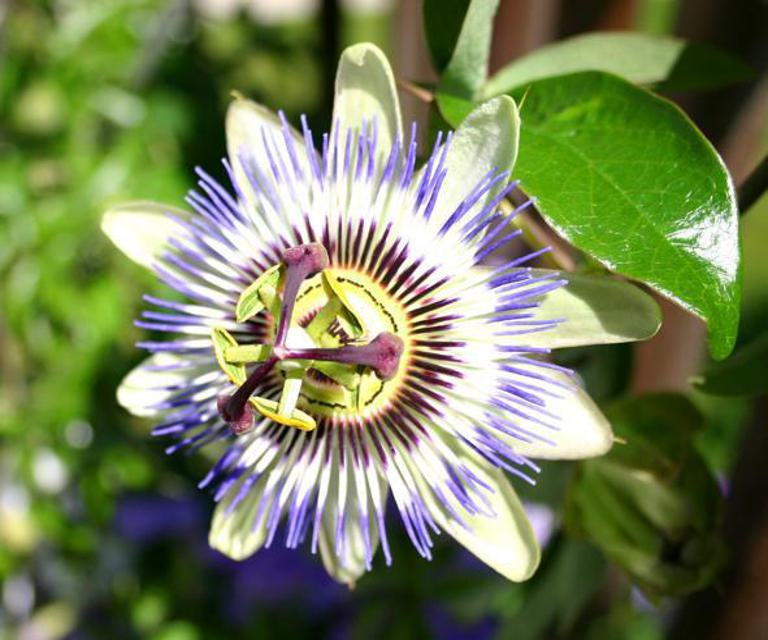
#> input picture input4/0.jpg, 768 x 640 px; its folder holds 4 pictures in this run
$ python main_crosscheck3_2.py
#> lines starting #> are read from the running program, lines starting #| are printed output that depends on the picture
### utils.py
import cv2
import numpy as np
import random
import matplotlib.pyplot as plt

class WMKey:
    def __init__(self, src_img, _S = None):
        if _S is None:
            self.S = self._genS(src_img)
        else:
            self.S = _S
        self.src_shape = src_img.shape
        self.wm_keypoints = None # this is extracted later by getSIFT from wm_img
        self.wm_descriptors = None # this is extracted later by getSIFT from wm_img

    def getSIFT(self, wm_img):
        gray_wm_img = cv2.cvtColor(wm_img, cv2.COLOR_BGR2GRAY)  # convert rbg img to gray img for SIFT detection
        sift = cv2.SIFT_create()  # create SIFT detector
        self.wm_keypoints, self.wm_descriptors = sift.detectAndCompute(gray_wm_img, None)

    def _genPNSeq(self, _N):
        rand_idxes = list(range(_N))
        random.shuffle(rand_idxes)
        rand_bin_seq = np.ones(_N)
        half = int(_N / 2)
        rand_bin_seq[rand_idxes[0:half]] = -1
        mean_seq = np.mean(1.0 * rand_bin_seq)
        print(f'Mean of pn_seq: {mean_seq}, total entries in pn_seq: {rand_bin_seq.shape}', end='\n')

        return rand_bin_seq

    def _genPNMat(self, height, width):
        pn_seq = self._genPNSeq(height * width)
        pn_mat = pn_seq.reshape(height, width)

        mean_mat = np.mean(pn_mat)
        print(f'Mean of pn_mat: {mean_mat}, shape of pn_mat: {pn_mat.shape}', end='\n')

        return pn_mat

    def _genS(self, src_img):
        height, width, channel = src_img.shape
        list_mat = []
        for i in range(channel):
            pn_mat = self._genPNMat(height, width)
            list_mat.append(pn_mat)

        S = np.stack(list_mat, axis=-1)
        return S

    def innerProduct(self, another_key):
        return np.sum(self.S*another_key.S)

    # [12 lines left out: function visualize_S, not called in this run]

class WaterMarker:
    @staticmethod
    def embedWM(src_img, wm_key, eps):
        print(f'Watermarking image', end=' ... ')
        wm_img = src_img + eps * wm_key.S
        wm_img = np.clip(wm_img, 0, 255).astype(np.uint8)
        print('Done!')

        print(f'Getting SIFT from wm_img', end=' ... ')
        wm_key.getSIFT(wm_img)
        print('Done!')
        return wm_img

    # [170 lines left out: functions computeSIFT, findOffset, getOffSet, genCandidateOffsets, computeWMStrength, estimateTau and 3 more, not called in this run]

class Attacker:
    # [19 lines left out: functions cropImage, scaleImage, not called in this run]


class Toolbox:
    # [25 lines left out: function computePSNR, not called in this run]

### main_crosscheck3_2.py
from utils import *
import cv2
from PIL import Image
import os

n_images = 100 # number of input1 images

results_matrix_none = [[0] * n_images for _ in range(n_images)]
fp_none = 0
results_matrix_crop = [[0] * n_images for _ in range(n_images)]
fp_crop = 0
offset1 = (300, 0, 350, 350)


wm_imgs = [] # to store watermarked images
wm_keys = [] # to store keys
S_arrays = []
for ith_input in range(n_images):
    src_img = cv2.imread(f'input4/{ith_input}.jpg') # read each input image
#> src_img is the input picture: shape (640, 768, 3); mean B, G, R 88.1, 127.4, 116.3
    key_base = WMKey(src_img)  # Generate base key
#> in __init__, `self.S = self._genS(src_img)`:
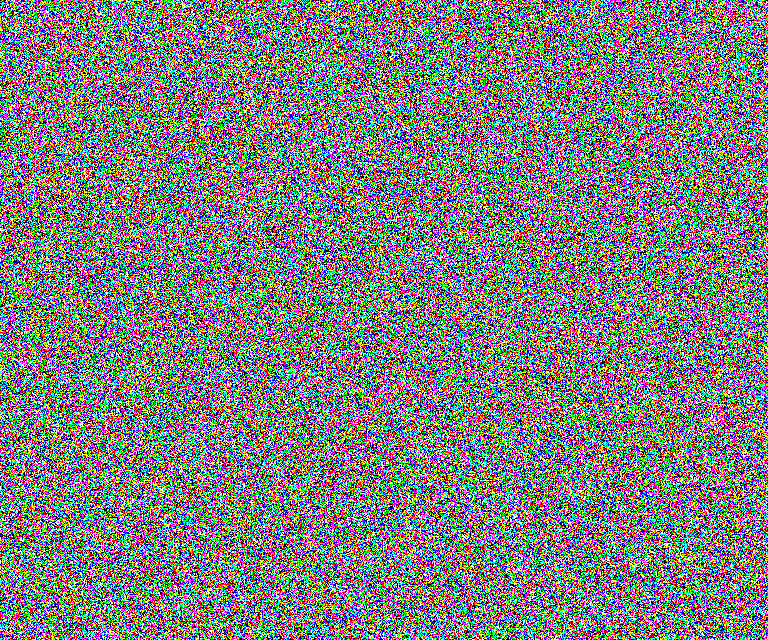
#> self.S: shape (640, 768, 3) float64; mean B, G, R 0, 0, 0; drawn with min black and max white
    wm_img = WaterMarker.embedWM(src_img, key_base, eps=3)  # watermark key_base to each images
#> in getSIFT, `gray_wm_img = cv2.cvtColor(wm_img, cv2.COLOR_BGR2GRAY)`:
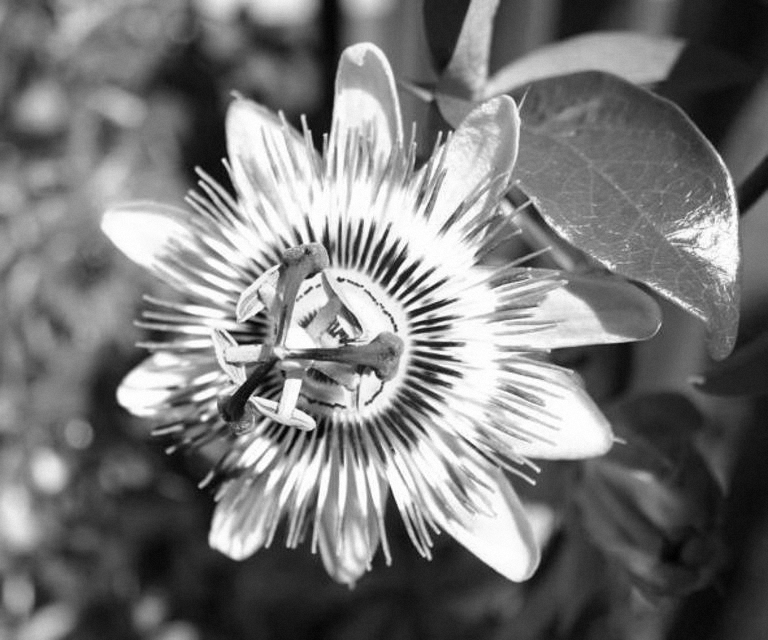
#> gray_wm_img: shape (640, 768); min 0, max 255, mean 119.5
#> in getSIFT, `self.wm_keypoints, self.wm_descriptors = sift.detectAndCompute(gray_wm..`: self.wm_keypoints = 2039 keypoints; strongest (x, y, size): (142, 394, 31.3), (224, 160, 3.2), (340, 280, 3.8), (233, 536, 33.1)
    wm_imgs.append(wm_img)

    key = WMKey(src_img)   # Generate another key
#> in __init__ (call 2), `self.S = self._genS(src_img)`:
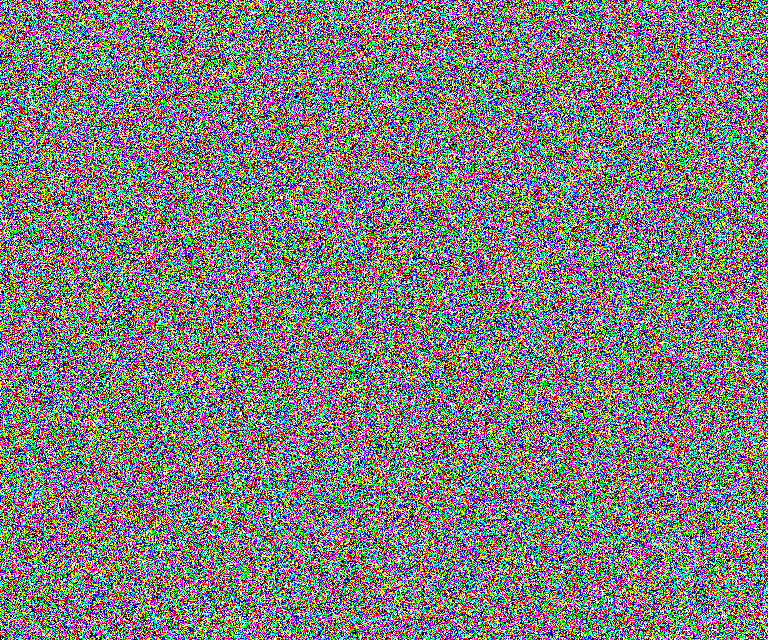
#> self.S: shape (640, 768, 3) float64; mean B, G, R 0, 0, 0; drawn with min black and max white
    key.wm_keypoints = key_base.wm_keypoints
    key.wm_descriptors = key_base.wm_descriptors
    wm_keys.append(key)  # Add it to the list
    S_arrays.append(key.S)
#> pass 2 of the loop `for ith_input in range(n_images):`:
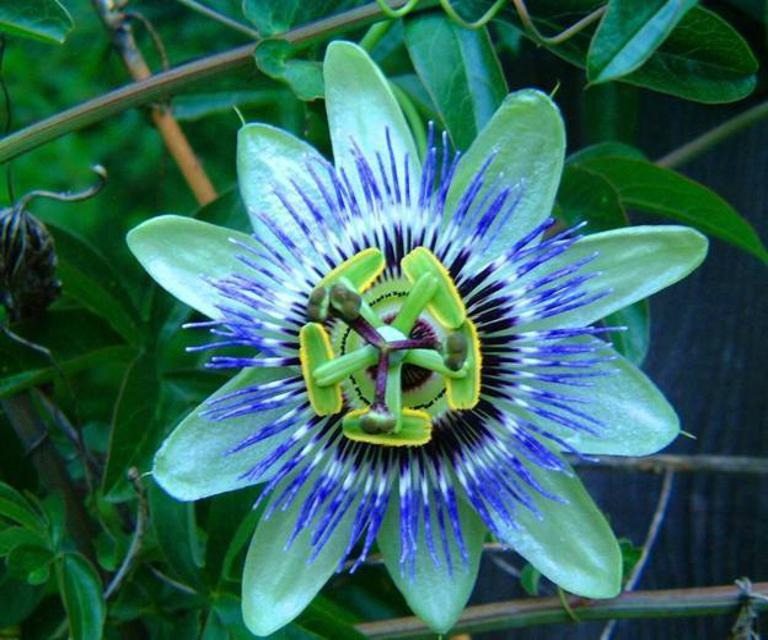
#> input picture input4/1.jpg, 768 x 640 px
#> src_img is the input picture: shape (640, 768, 3); mean B, G, R 94.4, 104.8, 53.1
#> in getSIFT (call 2), `gray_wm_img = cv2.cvtColor(wm_img, cv2.COLOR_BGR2GRAY)`:
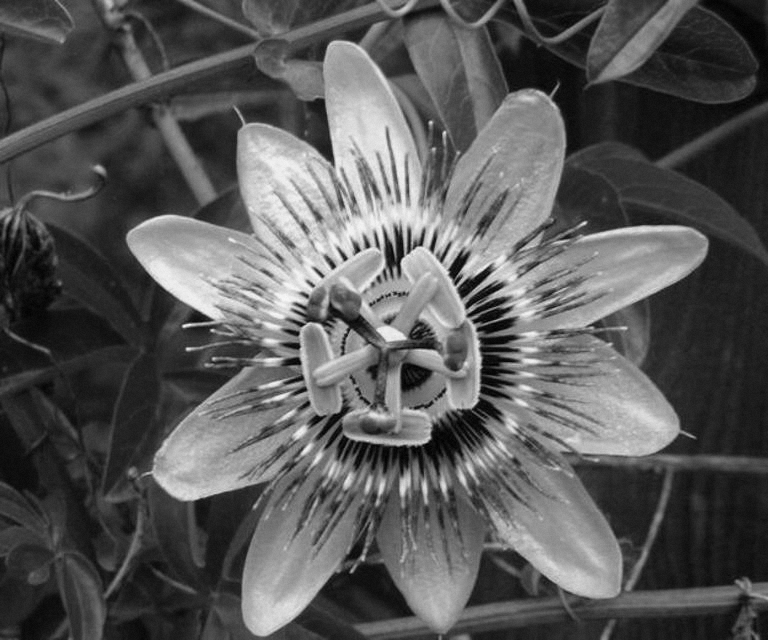
#> gray_wm_img: shape (640, 768); min 0, max 247, mean 88.2
#> self.wm_keypoints = 2885 keypoints; strongest (x, y, size): (345, 258, 3.9), (333, 266, 4.3), (357, 249, 4.8), (367, 245, 4.1)
#> in __init__ (call 4), `self.S = self._genS(src_img)`:
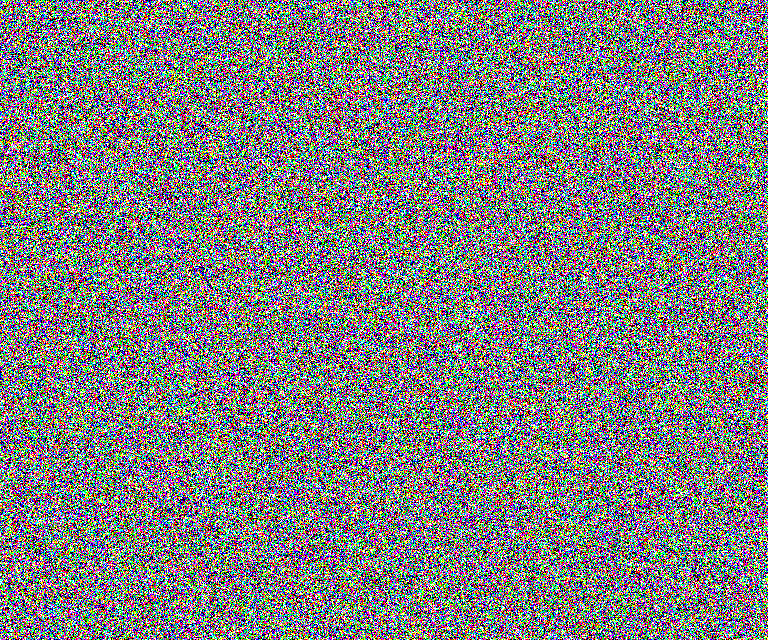
#> self.S: shape (640, 768, 3) float64; mean B, G, R 0, 0, 0; drawn with min black and max white
#> (the run stopped early here; a loop or call above may not have finished)
